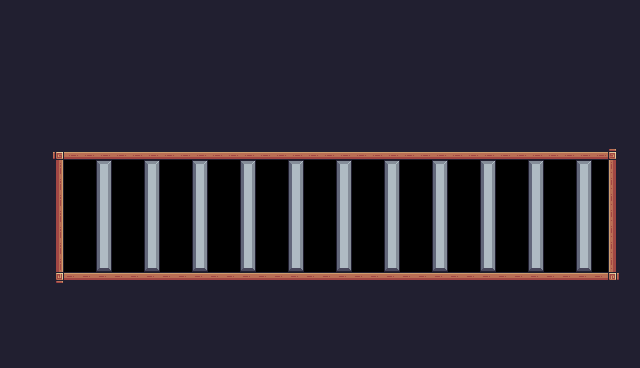

A level layout from a 2D game, rendered from its tile map. Below: a short description, then the map file with its tile-grid data intact:
An orthogonal 40x23 tile map with 16x16 px tiles, 1 tile layer (Background) and 6 objects (Checkpoint, Player).

<map version="1.10" tiledversion="1.10.1" orientation="orthogonal" renderorder="right-down" width="40" height="23" tilewidth="16" tileheight="16" infinite="0" nextlayerid="4" nextobjectid="8">
 <tileset firstgid="1" source="Pixel Adventure.tsx" />
 <layer id="1" name="Background" width="40" height="23">
  <properties>
   <property name="BackgoundCollor" value="Brown" />
  </properties>
  <data encoding="csv">
112,112,112,112,112,112,112,112,112,112,112,112,112,112,112,112,112,112,112,112,112,112,112,112,112,112,112,112,112,112,112,112,112,112,112,112,112,112,112,112,
112,112,112,112,112,112,112,112,112,112,112,112,112,112,112,112,112,112,112,112,112,112,112,112,112,112,112,112,112,112,112,112,112,112,112,112,112,112,112,112,
112,112,112,112,112,112,112,112,112,112,112,112,112,112,112,112,112,112,112,112,112,112,112,112,112,112,112,112,112,112,112,112,112,112,112,112,112,112,112,112,
112,112,112,112,112,112,112,112,112,112,112,112,112,112,112,112,112,112,112,112,112,112,112,112,112,112,112,112,112,112,112,112,112,112,112,112,112,112,112,112,
112,112,112,112,112,112,112,112,112,112,112,112,112,112,112,112,112,112,112,112,112,112,112,112,112,112,112,112,112,112,112,112,112,112,112,112,112,112,112,112,
112,112,112,112,112,112,112,112,112,112,112,112,112,112,112,112,112,112,112,112,112,112,112,112,112,112,112,112,112,112,112,112,112,112,112,112,112,112,112,112,
112,112,112,112,112,112,112,112,112,112,112,112,112,112,112,112,112,112,112,112,112,112,112,112,112,112,112,112,112,112,112,112,112,112,112,112,112,112,112,112,
112,112,112,112,112,112,112,112,112,112,112,112,112,112,112,112,112,112,112,112,112,112,112,112,112,112,112,112,112,112,112,112,112,112,112,112,112,112,112,112,
112,112,112,112,112,112,112,112,112,112,112,112,112,112,112,112,112,112,112,112,112,112,112,112,112,112,112,112,112,112,112,112,112,112,112,112,112,112,112,112,
112,112,112,92,134,134,134,134,134,134,134,134,134,134,134,134,134,134,134,134,134,134,134,134,134,134,134,134,134,134,134,134,134,134,134,134,134,134,93,112,
112,112,112,113,0,137,104,137,136,104,0,137,104,137,136,104,136,137,104,137,136,104,136,137,104,137,0,104,136,137,104,137,136,104,136,137,104,137,111,112,
112,112,112,113,136,137,126,137,136,126,0,137,126,137,136,126,136,137,126,137,0,126,136,137,126,137,0,126,136,137,126,137,136,126,136,137,126,137,111,112,
112,112,112,113,136,137,126,137,0,126,0,0,126,137,136,126,136,137,126,137,0,126,136,137,126,137,0,126,136,137,126,137,136,126,136,137,126,137,111,112,
112,112,112,113,136,137,126,137,0,126,0,0,126,137,136,126,136,137,126,137,0,126,136,137,126,137,0,126,136,137,126,137,136,126,136,137,126,137,111,112,
112,112,112,113,136,137,126,137,0,126,0,0,126,137,136,126,136,137,126,137,0,126,136,137,126,137,0,126,136,137,126,137,136,126,136,137,126,137,111,112,
112,112,112,113,136,137,126,137,136,126,0,0,126,137,136,126,136,137,126,137,136,126,136,137,126,0,0,126,136,137,126,137,136,126,136,137,126,137,111,112,
112,112,112,113,136,137,148,137,0,148,0,0,148,137,136,148,136,137,148,137,136,148,136,137,148,137,136,148,136,137,148,0,136,148,136,137,148,137,111,112,
112,112,112,114,90,90,90,90,90,90,90,90,90,90,90,90,90,90,90,90,90,90,90,90,90,90,90,90,90,90,90,90,90,90,90,90,90,90,115,112,
112,112,112,112,112,112,112,112,112,112,112,112,112,112,112,112,112,112,112,112,112,112,112,112,112,112,112,112,112,112,112,112,112,112,112,112,112,112,112,112,
112,112,112,112,112,112,112,112,112,112,112,112,112,112,112,112,112,112,112,112,112,112,112,112,112,112,112,112,112,112,112,112,112,112,112,112,112,112,112,112,
112,112,112,112,112,112,112,112,112,112,112,112,112,112,112,112,112,112,112,112,112,112,112,112,112,112,112,112,112,112,112,112,112,112,112,112,112,112,112,112,
112,112,112,112,112,112,112,112,112,112,112,112,112,112,112,112,112,112,112,112,112,112,112,112,112,112,112,112,112,112,112,112,112,112,112,112,112,112,112,112,
112,112,112,112,112,112,112,112,112,112,112,112,112,112,112,112,112,112,112,112,112,112,112,112,112,112,112,112,112,112,112,112,112,112,112,112,112,112,112,112
</data>
 </layer>
 <objectgroup id="2" name="Collisions">
  <object id="1" x="64" y="128" width="544" height="32" />
  <object id="2" x="608" y="160" width="16" height="112" />
  <object id="3" x="32" y="160" width="32" height="112" />
  <object id="4" x="64" y="272" width="544" height="16" />
 </objectgroup>
 <objectgroup id="3" name="Spawnpoints">
  <object id="5" name="Checkpoint" type="Checkpoint" x="544" y="208" width="64" height="64" />
  <object id="7" name="Player" type="Player" x="64" y="240" width="32" height="32" />
 </objectgroup>
</map>
